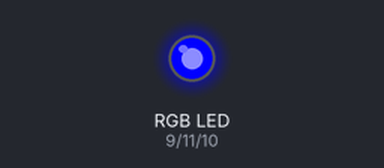
A sketch run on a simulated Arduino Uno, built with avr-gcc and run on an emulated ATmega328P. Shown: an RGB LED mixed from three pins (HIGH = lit).

Above: at 0.1 s.
Timing chart, 0 to 1.6 s (numbered marks = the images above):
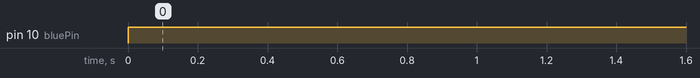

The sketch:

color_rotation.ino
```cpp
/*####################### RGB COLOR ROTATOR #########################
       This code is a short example of how to change color in an RGB
       LED.  This code is also used in the lie detector sketch.  This
       was created to show an example of what you can do with an RGB
       LED.


   From: Mike Myers (http://mikemyers.me)  @netnutmike
       Let's Make It Episode 12 (http://tech-zen.tv/index.php/shows/let-s-make-it/episodes/59-sensor-fun-with-arduino-1-massive-failure-but-4-successes-let-s-make-it-episode-6)

       http://tech-zen.tv

       For the sample code, show notes, contact information and many more
       videos, visit the show page at http://tech-zen.tv/letsmakeit

       Please subscribe to our YouTube channel or our netcasts at any of
       your favorite netcast / podcast outlets.

       We normally record Let's Make It live on Tuesday evenings around
       7pm eastern. You can watch it live by going to tech-zen.tv and clicking
       the live link at the top of the page.

       We also have a community setup for our viewers and listeners. You can
       join the community by going to community.tech-zen.tv.

       We love input on what you would like to know or if you have an idea for
       a new Let's Make it episode, you can contact us via email or phone at
       the show information page.
################################################################################*/


int redPin = 9;
int greenPin = 11;
int bluePin = 10;

long red=0xFF0000;
long green=0x00FF00;
long blue=0x0000FF;
long currentColor=0;

void setup()
{
  pinMode(redPin, OUTPUT);
  pinMode(greenPin, OUTPUT);
  pinMode(bluePin, OUTPUT);
}

void loop()
{
    currentColor = currentColor+100;
    setColor(blue);
}

void setColor(long rgb)
{
  int red = rgb >> 16;
  int green = (rgb >> 8) & 0xFF;
  int blue = rgb & 0xFF;
  analogWrite(redPin,  red);
  analogWrite(greenPin,  green);
  analogWrite(bluePin,  blue);
}
```

Measured:
- by itself, pin 10 (bluePin): LOW → HIGH at 0.00 s
